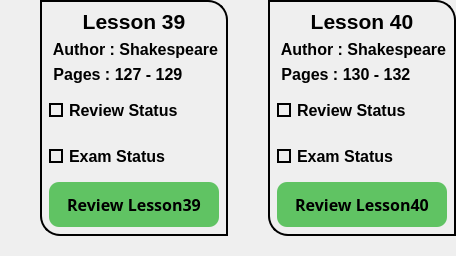
            <widget class="QWidget" name="widget_98" native="true">
             <property name="maximumSize">
              <size>
               <width>16777215</width>
               <height>280</height>
              </size>
             </property>
             <layout class="QHBoxLayout" name="horizontalLayout_22">
              <property name="spacing">
               <number>0</number>
              </property>
              <property name="leftMargin">
               <number>0</number>
              </property>
              <property name="topMargin">
               <number>0</number>
              </property>
              <property name="rightMargin">
               <number>0</number>
              </property>
              <property name="bottomMargin">
               <number>0</number>
              </property>
              <item>
               <widget class="QWidget" name="widget_105" native="true">
                <property name="styleSheet">
                 <string notr="true"/>
                </property>
                <layout class="QVBoxLayout" name="verticalLayout_83">
                 <property name="spacing">
                  <number>0</number>
                 </property>
                 <property name="leftMargin">
                  <number>40</number>
                 </property>
                 <property name="topMargin">
                  <number>0</number>
                 </property>
                 <property name="rightMargin">
                  <number>0</number>
                 </property>
                 <property name="bottomMargin">
                  <number>20</number>
                 </property>
                 <item>
                  <widget class="QWidget" name="widget_106" native="true">
                   <property name="styleSheet">
                    <string notr="true">border-bottom-left-radius:20px;
border-top-right-radius:20px;
border:2px solid black;
</string>
                   </property>
                   <layout class="QVBoxLayout" name="verticalLayout_84">
                    <item>
                     <widget class="QLabel" name="label_119">
                      <property name="font">
                       <font>
                        <family>Tahoma</family>
                        <pointsize>16</pointsize>
                        <bold>true</bold>
                       </font>
                      </property>
                      <property name="styleSheet">
                       <string notr="true">color:black;
border:none;</string>
                      </property>
                      <property name="text">
                       <string>Lesson 39</string>
                      </property>
                      <property name="alignment">
                       <set>Qt::AlignCenter</set>
                      </property>
                     </widget>
                    </item>
                    <item>
                     <widget class="QLabel" name="label_120">
                      <property name="minimumSize">
                       <size>
                        <width>0</width>
                        <height>5</height>
                       </size>
                      </property>
                      <property name="font">
                       <font>
                        <family>Tahoma</family>
                        <pointsize>12</pointsize>
                        <bold>true</bold>
                       </font>
                      </property>
                      <property name="styleSheet">
                       <string notr="true">color:black;
border:none;</string>
                      </property>
                      <property name="text">
                       <string> Author : Shakespeare</string>
                      </property>
                      <property name="alignment">
                       <set>Qt::AlignLeading|Qt::AlignLeft|Qt::AlignVCenter</set>
                      </property>
                     </widget>
                    </item>
                    <item>
                     <widget class="QLabel" name="label_121">
                      <property name="minimumSize">
                       <size>
                        <width>0</width>
                        <height>0</height>
                       </size>
                      </property>
                      <property name="font">
                       <font>
                        <family>Tahoma</family>
                        <pointsize>12</pointsize>
                        <bold>true</bold>
                       </font>
                      </property>
                      <property name="styleSheet">
                       <string notr="true">color:black;
border:none;</string>
                      </property>
                      <property name="text">
                       <string> Pages : 127 - 129</string>
                      </property>
                      <property name="alignment">
                       <set>Qt::AlignLeading|Qt::AlignLeft|Qt::AlignVCenter</set>
                      </property>
                     </widget>
                    </item>
                    <item>
                     <widget class="QCheckBox" name="checkBox77">
                      <property name="minimumSize">
                       <size>
                        <width>0</width>
                        <height>40</height>
                       </size>
                      </property>
                      <property name="font">
                       <font>
                        <family>Tahoma</family>
                        <pointsize>12</pointsize>
                        <bold>true</bold>
                       </font>
                      </property>
                      <property name="layoutDirection">
                       <enum>Qt::LeftToRight</enum>
                      </property>
                      <property name="styleSheet">
                       <string notr="true">QCheckBox::indicator {
	border:2px solid black;	

}
QCheckBox::indicator:checked {
    background-color: qradialgradient(spread:pad, 
                            cx:0.5,
                            cy:0.5,
                            radius:0.9,
                            fx:0.5,
                            fy:0.5,
                            stop:0 rgba(0, 255, 0, 255), 
                            stop:1 rgba(0, 64, 0, 255));
}

QCheckBox{
	color:black;
	border:none;
}
</string>
                      </property>
                      <property name="text">
                       <string>Review Status</string>
                      </property>
                      <property name="iconSize">
                       <size>
                        <width>40</width>
                        <height>40</height>
                       </size>
                      </property>
                      <property name="tristate">
                       <bool>false</bool>
                      </property>
                     </widget>
                    </item>
                    <item>
                     <widget class="QCheckBox" name="checkBox78">
                      <property name="minimumSize">
                       <size>
                        <width>0</width>
                        <height>40</height>
                       </size>
                      </property>
                      <property name="font">
                       <font>
                        <family>Tahoma</family>
                        <pointsize>12</pointsize>
                        <bold>true</bold>
                       </font>
                      </property>
                      <property name="styleSheet">
                       <string notr="true">QCheckBox::indicator {
	border:2px solid black;	
}
QCheckBox::indicator:checked {
    background-color: qradialgradient(spread:pad, 
                            cx:0.5,
                            cy:0.5,
                            radius:0.9,
                            fx:0.5,
                            fy:0.5,
                            stop:0 rgba(0, 255, 0, 255), 
                            stop:1 rgba(0, 64, 0, 255));
}
QCheckBox{
	color:black;
	border:none;
}</string>
                      </property>
                      <property name="text">
                       <string>Exam Status</string>
                      </property>
                     </widget>
                    </item>
                    <item>
                     <widget class="QPushButton" name="btn39">
                      <property name="minimumSize">
                       <size>
                        <width>0</width>
                        <height>45</height>
                       </size>
                      </property>
                      <property name="font">
                       <font>
                        <family>Sitka Small Semibold</family>
                        <pointsize>12</pointsize>
                        <bold>true</bold>
                       </font>
                      </property>
                      <property name="cursor">
                       <cursorShape>PointingHandCursor</cursorShape>
                      </property>
                      <property name="styleSheet">
                       <string notr="true">border:none;
border-radius:10px;
color:black;
background-color: rgb(96, 195, 99);</string>
                      </property>
                      <property name="text">
                       <string>Review Lesson39</string>
                      </property>
                     </widget>
                    </item>
                   </layout>
                  </widget>
                 </item>
                </layout>
               </widget>
              </item>
              <item>
               <widget class="QWidget" name="widget_103" native="true">
                <property name="styleSheet">
                 <string notr="true"/>
                </property>
                <layout class="QVBoxLayout" name="verticalLayout_81">
                 <property name="spacing">
                  <number>0</number>
                 </property>
                 <property name="leftMargin">
                  <number>40</number>
                 </property>
                 <property name="topMargin">
                  <number>0</number>
                 </property>
                 <property name="rightMargin">
                  <number>0</number>
                 </property>
                 <property name="bottomMargin">
                  <number>20</number>
                 </property>
                 <item>
                  <widget class="QWidget" name="widget_104" native="true">
                   <property name="styleSheet">
                    <string notr="true">border-bottom-left-radius:20px;
border-top-right-radius:20px;
border:2px solid black;
</string>
                   </property>
                   <layout class="QVBoxLayout" name="verticalLayout_82">
                    <item>
                     <widget class="QLabel" name="label_116">
                      <property name="font">
                       <font>
                        <family>Tahoma</family>
                        <pointsize>16</pointsize>
                        <bold>true</bold>
                       </font>
                      </property>
                      <property name="styleSheet">
                       <string notr="true">color:black;
border:none;</string>
                      </property>
                      <property name="text">
                       <string>Lesson 40</string>
                      </property>
                      <property name="alignment">
                       <set>Qt::AlignCenter</set>
                      </property>
                     </widget>
                    </item>
                    <item>
                     <widget class="QLabel" name="label_117">
                      <property name="minimumSize">
                       <size>
                        <width>0</width>
                        <height>5</height>
                       </size>
                      </property>
                      <property name="font">
                       <font>
                        <family>Tahoma</family>
                        <pointsize>12</pointsize>
                        <bold>true</bold>
                       </font>
                      </property>
                      <property name="styleSheet">
                       <string notr="true">color:black;
border:none;</string>
                      </property>
                      <property name="text">
                       <string> Author : Shakespeare</string>
                      </property>
                      <property name="alignment">
                       <set>Qt::AlignLeading|Qt::AlignLeft|Qt::AlignVCenter</set>
                      </property>
                     </widget>
                    </item>
                    <item>
                     <widget class="QLabel" name="label_118">
                      <property name="minimumSize">
                       <size>
                        <width>0</width>
                        <height>0</height>
                       </size>
                      </property>
                      <property name="font">
                       <font>
                        <family>Tahoma</family>
                        <pointsize>12</pointsize>
                        <bold>true</bold>
                       </font>
                      </property>
                      <property name="styleSheet">
                       <string notr="true">color:black;
border:none;</string>
                      </property>
                      <property name="text">
                       <string> Pages : 130 - 132</string>
                      </property>
                      <property name="alignment">
                       <set>Qt::AlignLeading|Qt::AlignLeft|Qt::AlignVCenter</set>
                      </property>
                     </widget>
                    </item>
                    <item>
                     <widget class="QCheckBox" name="checkBox79">
                      <property name="minimumSize">
                       <size>
                        <width>0</width>
                        <height>40</height>
                       </size>
                      </property>
                      <property name="font">
                       <font>
                        <family>Tahoma</family>
                        <pointsize>12</pointsize>
                        <bold>true</bold>
                       </font>
                      </property>
                      <property name="layoutDirection">
                       <enum>Qt::LeftToRight</enum>
                      </property>
                      <property name="styleSheet">
                       <string notr="true">QCheckBox::indicator {
	border:2px solid black;	

}
QCheckBox::indicator:checked {
    background-color: qradialgradient(spread:pad, 
                            cx:0.5,
                            cy:0.5,
                            radius:0.9,
                            fx:0.5,
                            fy:0.5,
                            stop:0 rgba(0, 255, 0, 255), 
                            stop:1 rgba(0, 64, 0, 255));
}

QCheckBox{
	color:black;
	border:none;
}
</string>
                      </property>
                      <property name="text">
                       <string>Review Status</string>
                      </property>
                      <property name="iconSize">
                       <size>
                        <width>40</width>
                        <height>40</height>
                       </size>
                      </property>
                      <property name="tristate">
                       <bool>false</bool>
                      </property>
                     </widget>
                    </item>
                    <item>
                     <widget class="QCheckBox" name="checkBox80">
                      <property name="minimumSize">
                       <size>
                        <width>0</width>
                        <height>40</height>
                       </size>
                      </property>
                      <property name="font">
                       <font>
                        <family>Tahoma</family>
                        <pointsize>12</pointsize>
                        <bold>true</bold>
                       </font>
                      </property>
                      <property name="styleSheet">
                       <string notr="true">QCheckBox::indicator {
	border:2px solid black;	
}
QCheckBox::indicator:checked {
    background-color: qradialgradient(spread:pad, 
                            cx:0.5,
                            cy:0.5,
                            radius:0.9,
                            fx:0.5,
                            fy:0.5,
                            stop:0 rgba(0, 255, 0, 255), 
                            stop:1 rgba(0, 64, 0, 255));
}
QCheckBox{
	color:black;
	border:none;
}</string>
                      </property>
                      <property name="text">
                       <string>Exam Status</string>
                      </property>
                     </widget>
                    </item>
                    <item>
                     <widget class="QPushButton" name="btn40">
                      <property name="minimumSize">
                       <size>
                        <width>0</width>
                        <height>45</height>
                       </size>
                      </property>
                      <property name="font">
                       <font>
                        <family>Sitka Small Semibold</family>
                        <pointsize>12</pointsize>
                        <bold>true</bold>
                       </font>
                      </property>
                      <property name="cursor">
                       <cursorShape>PointingHandCursor</cursorShape>
                      </property>
                      <property name="styleSheet">
                       <string notr="true">border:none;
border-radius:10px;
color:black;
background-color: rgb(96, 195, 99);</string>
                      </property>
                      <property name="text">
                       <string>Review Lesson40</string>
                      </property>
                     </widget>
                    </item>
                   </layout>
                  </widget>
                 </item>
                </layout>
               </widget>
              </item>
             </layout>
            </widget>
